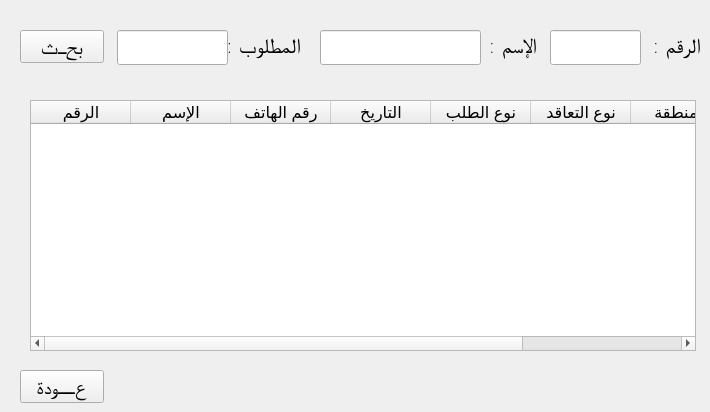
      <widget class="QWidget" name="tab_8">
       <attribute name="title">
        <string>بحث</string>
       </attribute>
       <widget class="QLabel" name="label_47">
        <property name="geometry">
         <rect>
          <x>476</x>
          <y>30</y>
          <width>61</width>
          <height>31</height>
         </rect>
        </property>
        <property name="font">
         <font>
          <family>ae_AlMateen</family>
          <pointsize>16</pointsize>
          <weight>9</weight>
          <italic>false</italic>
          <bold>false</bold>
         </font>
        </property>
        <property name="text">
         <string>الإسم :</string>
        </property>
       </widget>
       <widget class="QLineEdit" name="lineEdit_39">
        <property name="geometry">
         <rect>
          <x>320</x>
          <y>30</y>
          <width>161</width>
          <height>35</height>
         </rect>
        </property>
        <property name="font">
         <font>
          <family>ae_AlMateen</family>
          <pointsize>16</pointsize>
          <weight>9</weight>
          <italic>false</italic>
          <bold>false</bold>
         </font>
        </property>
        <property name="text">
         <string/>
        </property>
        <property name="alignment">
         <set>Qt::AlignLeading|Qt::AlignLeft|Qt::AlignVCenter</set>
        </property>
       </widget>
       <widget class="QTableWidget" name="tableWidget_2">
        <property name="geometry">
         <rect>
          <x>30</x>
          <y>100</y>
          <width>666</width>
          <height>251</height>
         </rect>
        </property>
        <property name="font">
         <font>
          <pointsize>12</pointsize>
         </font>
        </property>
        <column>
         <property name="text">
          <string>الرقم</string>
         </property>
        </column>
        <column>
         <property name="text">
          <string>الإسم</string>
         </property>
        </column>
        <column>
         <property name="text">
          <string>رقم الهاتف</string>
         </property>
        </column>
        <column>
         <property name="text">
          <string>التاريخ</string>
         </property>
        </column>
        <column>
         <property name="text">
          <string>نوع الطلب</string>
         </property>
        </column>
        <column>
         <property name="text">
          <string>نوع التعاقد</string>
         </property>
        </column>
        <column>
         <property name="text">
          <string>المنطقة</string>
         </property>
        </column>
        <column>
         <property name="text">
          <string>المبلغ المطلوب</string>
         </property>
        </column>
       </widget>
       <widget class="QPushButton" name="pushButton_12">
        <property name="geometry">
         <rect>
          <x>20</x>
          <y>30</y>
          <width>84</width>
          <height>33</height>
         </rect>
        </property>
        <property name="font">
         <font>
          <family>ae_AlMateen</family>
          <pointsize>16</pointsize>
          <weight>9</weight>
          <italic>false</italic>
          <bold>false</bold>
         </font>
        </property>
        <property name="text">
         <string>بحـث</string>
        </property>
       </widget>
       <widget class="QLabel" name="label_48">
        <property name="geometry">
         <rect>
          <x>640</x>
          <y>30</y>
          <width>61</width>
          <height>31</height>
         </rect>
        </property>
        <property name="font">
         <font>
          <family>ae_AlMateen</family>
          <pointsize>16</pointsize>
          <weight>9</weight>
          <italic>false</italic>
          <bold>false</bold>
         </font>
        </property>
        <property name="text">
         <string>الرقم :</string>
        </property>
       </widget>
       <widget class="QLineEdit" name="lineEdit_40">
        <property name="geometry">
         <rect>
          <x>550</x>
          <y>30</y>
          <width>91</width>
          <height>35</height>
         </rect>
        </property>
        <property name="font">
         <font>
          <family>ae_AlMateen</family>
          <pointsize>16</pointsize>
          <weight>9</weight>
          <italic>false</italic>
          <bold>false</bold>
         </font>
        </property>
        <property name="text">
         <string/>
        </property>
        <property name="alignment">
         <set>Qt::AlignLeading|Qt::AlignLeft|Qt::AlignVCenter</set>
        </property>
       </widget>
       <widget class="QPushButton" name="pushButton_24">
        <property name="geometry">
         <rect>
          <x>20</x>
          <y>370</y>
          <width>84</width>
          <height>33</height>
         </rect>
        </property>
        <property name="font">
         <font>
          <family>ae_AlMateen</family>
          <pointsize>16</pointsize>
          <weight>9</weight>
          <italic>false</italic>
          <bold>false</bold>
         </font>
        </property>
        <property name="text">
         <string>عــودة</string>
        </property>
       </widget>
       <widget class="QLineEdit" name="lineEdit_46">
        <property name="geometry">
         <rect>
          <x>117</x>
          <y>30</y>
          <width>111</width>
          <height>35</height>
         </rect>
        </property>
        <property name="font">
         <font>
          <family>ae_AlMateen</family>
          <pointsize>16</pointsize>
          <weight>9</weight>
          <italic>false</italic>
          <bold>false</bold>
         </font>
        </property>
        <property name="text">
         <string/>
        </property>
        <property name="alignment">
         <set>Qt::AlignLeading|Qt::AlignLeft|Qt::AlignVCenter</set>
        </property>
       </widget>
       <widget class="QLabel" name="label_54">
        <property name="geometry">
         <rect>
          <x>220</x>
          <y>30</y>
          <width>81</width>
          <height>31</height>
         </rect>
        </property>
        <property name="font">
         <font>
          <family>ae_AlMateen</family>
          <pointsize>16</pointsize>
          <weight>9</weight>
          <italic>false</italic>
          <bold>false</bold>
         </font>
        </property>
        <property name="text">
         <string>المطلوب :</string>
        </property>
       </widget>
      </widget>
